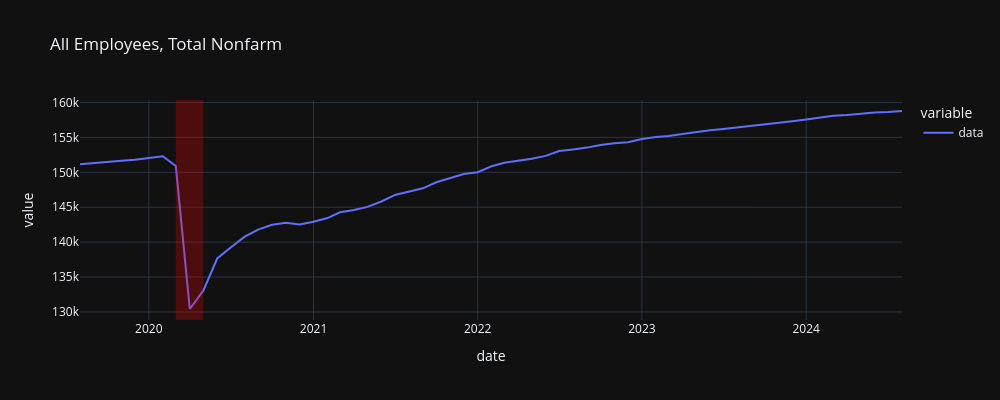

This figure's notebook cell:
### Code cell
# All Employees, Total Nonfarm (PAYEMS)
plot_data("PAYEMS", "All Employees, Total Nonfarm", years=5)
